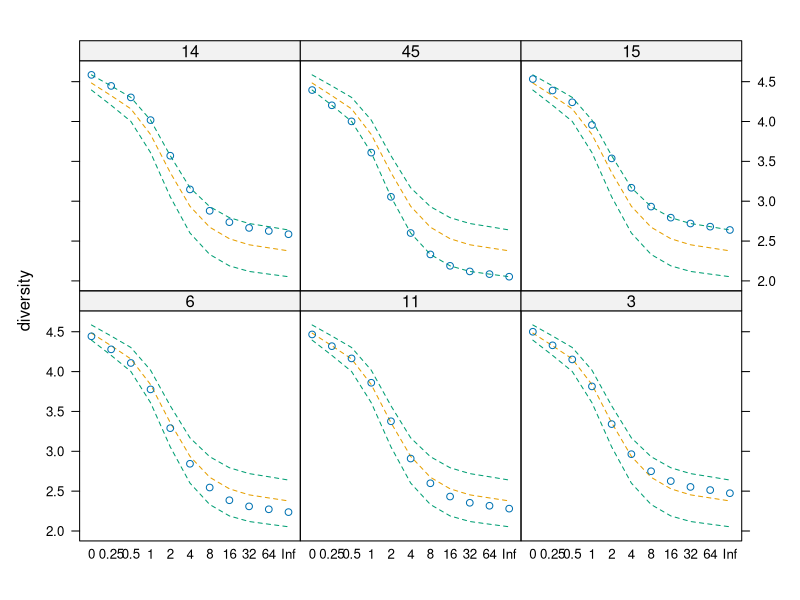
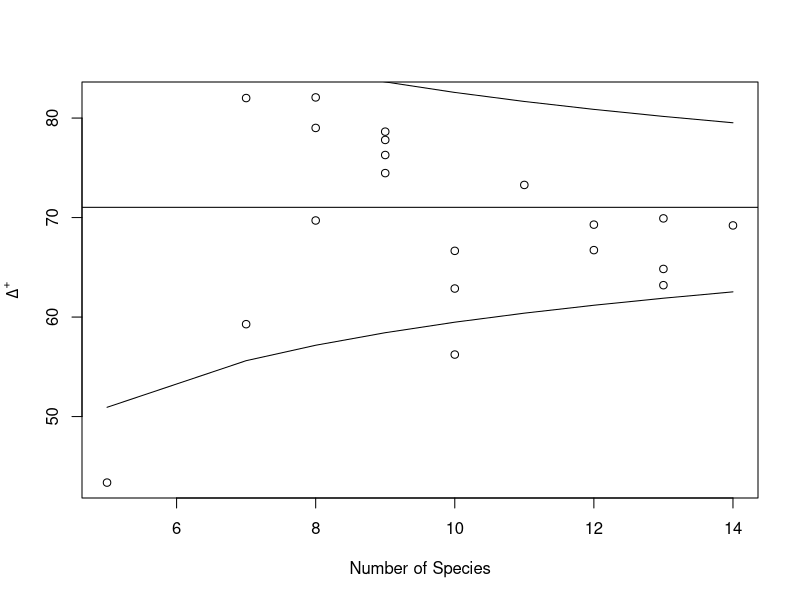
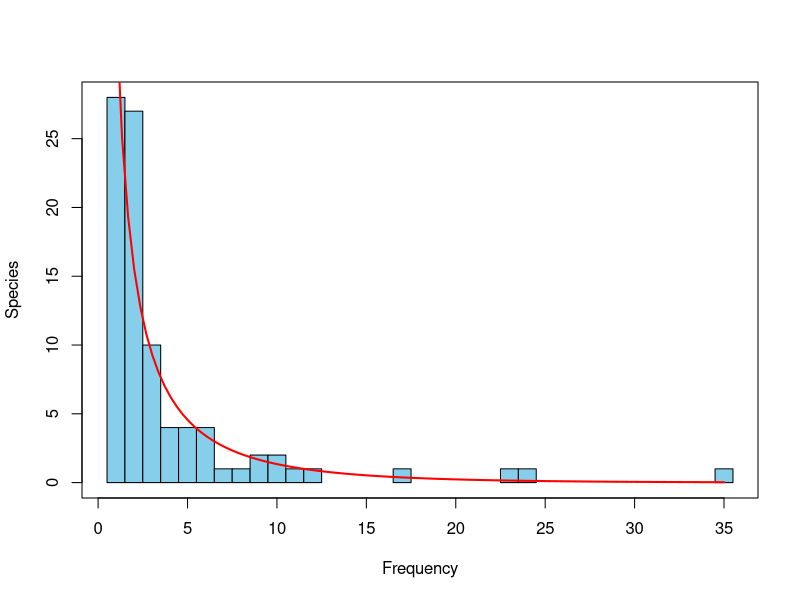

These charts were generated, in order, by the following R code: (Note: this script raises an error after producing the figures.)
### R code from vignette source 'diversity-vegan.Rnw'
### Encoding: UTF-8

###################################################
### code chunk number 1: diversity-vegan.Rnw:42-47
###################################################
par(mfrow=c(1,1))
options(width=72)
figset <- function() par(mar=c(4,4,1,1)+.1)
options(SweaveHooks = list(fig = figset))
options("prompt" = "R> ", "continue" = "+  ")


###################################################
### code chunk number 2: diversity-vegan.Rnw:67-69
###################################################
library(vegan)
data(BCI)


###################################################
### code chunk number 3: diversity-vegan.Rnw:87-88
###################################################
H <- diversity(BCI)


###################################################
### code chunk number 4: diversity-vegan.Rnw:95-96
###################################################
J <- H/log(specnumber(BCI))


###################################################
### code chunk number 5: diversity-vegan.Rnw:122-124
###################################################
k <- sample(nrow(BCI), 6)
R <- renyi(BCI[k,])


###################################################
### code chunk number 6: diversity-vegan.Rnw:130-131
###################################################
require(lattice, quietly=TRUE)


###################################################
### code chunk number 7: diversity-vegan.Rnw:134-135
###################################################
print(plot(R))


###################################################
### code chunk number 8: diversity-vegan.Rnw:146-147
###################################################
alpha <- fisher.alpha(BCI)


###################################################
### code chunk number 9: diversity-vegan.Rnw:183-184
###################################################
quantile(rowSums(BCI))


###################################################
### code chunk number 10: diversity-vegan.Rnw:187-188
###################################################
Srar <- rarefy(BCI, min(rowSums(BCI)))


###################################################
### code chunk number 11: diversity-vegan.Rnw:196-197
###################################################
S2 <- rarefy(BCI, 2)


###################################################
### code chunk number 12: diversity-vegan.Rnw:201-202
###################################################
all(rank(Srar) == rank(S2))


###################################################
### code chunk number 13: diversity-vegan.Rnw:207-208
###################################################
range(diversity(BCI, "simp") - (S2 -1))


###################################################
### code chunk number 14: diversity-vegan.Rnw:270-274
###################################################
data(dune)
data(dune.taxon)
taxdis <- taxa2dist(dune.taxon, varstep=TRUE)
mod <- taxondive(dune, taxdis)


###################################################
### code chunk number 15: diversity-vegan.Rnw:277-278
###################################################
plot(mod)


###################################################
### code chunk number 16: diversity-vegan.Rnw:303-305
###################################################
tr <- hclust(taxdis, "aver")
mod <- treedive(dune, tr)


###################################################
### code chunk number 17: diversity-vegan.Rnw:327-330
###################################################
k <- sample(nrow(BCI), 1)
fish <- fisherfit(BCI[k,])
fish


###################################################
### code chunk number 18: diversity-vegan.Rnw:333-334
###################################################
plot(fish)


###################################################
### code chunk number 19: diversity-vegan.Rnw:349-350
###################################################
confint(fish)


###################################################
### code chunk number 20: diversity-vegan.Rnw:374-375
###################################################
prestondistr(BCI[k,])


###################################################
### code chunk number 21: diversity-vegan.Rnw:406-408
###################################################
rad <- radfit(BCI[k,])
rad


###################################################
### code chunk number 22: diversity-vegan.Rnw:411-412
###################################################
print(radlattice(rad))


###################################################
### code chunk number 23: a
###################################################
sac <- specaccum(BCI)
plot(sac, ci.type="polygon", ci.col="yellow")


###################################################
### code chunk number 24: diversity-vegan.Rnw:480-481
###################################################
sac <- specaccum(BCI)
plot(sac, ci.type="polygon", ci.col="yellow")


###################################################
### code chunk number 25: diversity-vegan.Rnw:509-510
###################################################
ncol(BCI)/mean(specnumber(BCI)) - 1


###################################################
### code chunk number 26: diversity-vegan.Rnw:527-529
###################################################
beta <- vegdist(BCI, binary=TRUE)
mean(beta)


###################################################
### code chunk number 27: diversity-vegan.Rnw:536-537
###################################################
betadiver(help=TRUE)


###################################################
### code chunk number 28: diversity-vegan.Rnw:555-557
###################################################
z <- betadiver(BCI, "z")
quantile(z)


###################################################
### code chunk number 29: diversity-vegan.Rnw:567-572
###################################################
data(dune)
data(dune.env)
z <- betadiver(dune, "z")
mod <- with(dune.env, betadisper(z, Management))
mod


###################################################
### code chunk number 30: diversity-vegan.Rnw:575-576
###################################################
boxplot(mod)


###################################################
### code chunk number 31: diversity-vegan.Rnw:636-637
###################################################
specpool(BCI)


###################################################
### code chunk number 32: diversity-vegan.Rnw:642-644
###################################################
s <- sample(nrow(BCI), 25)
specpool(BCI[s,])


###################################################
### code chunk number 33: diversity-vegan.Rnw:655-656
###################################################
estimateR(BCI[k,])


###################################################
### code chunk number 34: diversity-vegan.Rnw:692-694
###################################################
veiledspec(prestondistr(BCI[k,]))
veiledspec(BCI[k,])


###################################################
### code chunk number 35: diversity-vegan.Rnw:707-708
###################################################
smo <- beals(BCI)


###################################################
### code chunk number 36: a
###################################################
j <- which(colnames(BCI) == "Ceiba.pentandra")
plot(beals(BCI, species=j, include=FALSE), BCI[,j], main="Ceiba pentandra", xlab="Probability of occurrence", ylab="Occurrence")


###################################################
### code chunk number 37: diversity-vegan.Rnw:719-720
###################################################
j <- which(colnames(BCI) == "Ceiba.pentandra")
plot(beals(BCI, species=j, include=FALSE), BCI[,j], main="Ceiba pentandra", xlab="Probability of occurrence", ylab="Occurrence")


